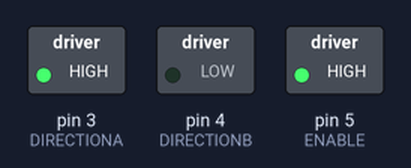
The sketch below on a simulated Arduino Uno, built with avr-gcc and run on an emulated ATmega328P. On the bench: switched loads named in the sketch (green lamp = pin HIGH).

Above: at 2.0 s.
At 6.0 s:
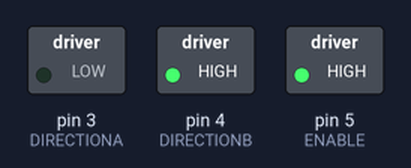
Timing chart, 0 to 9.2 s (numbered marks = the images above):
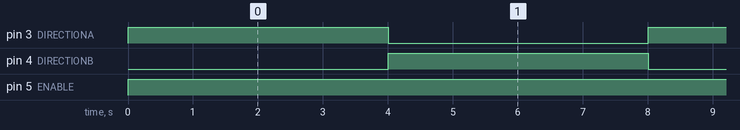

The sketch:

learning_dc_motors.ino
```cpp
#define ENABLE 5 //pin that tells the motor to turn on with intensity
#define DIRECTIONA 3
#define DIRECTIONB 4


void setup() {
  // put your setup code here, to run once:
  //they are outputs because we do not have to hit a button or anything, it will go by itself with the code
  pinMode(ENABLE, OUTPUT);
  pinMode(DIRECTIONA, OUTPUT);
  pinMode(DIRECTIONB, OUTPUT);
}


void loop() {
  // put your main code here, to run repeatedly:
  digitalWrite(ENABLE, 250);

  digitalWrite(DIRECTIONA, HIGH);
  digitalWrite(DIRECTIONB, LOW);
  delay(4000);
  digitalWrite(DIRECTIONA, LOW);
  digitalWrite(DIRECTIONB, HIGH);
  delay(4000);
}
```

Measured:
- by itself, pin 3 (DIRECTIONA), pin 4 (DIRECTIONB): alternates HIGH for 4.0 s and LOW for 4.0 s
- by itself, pin 5 (ENABLE): LOW → HIGH at 0.00 s
